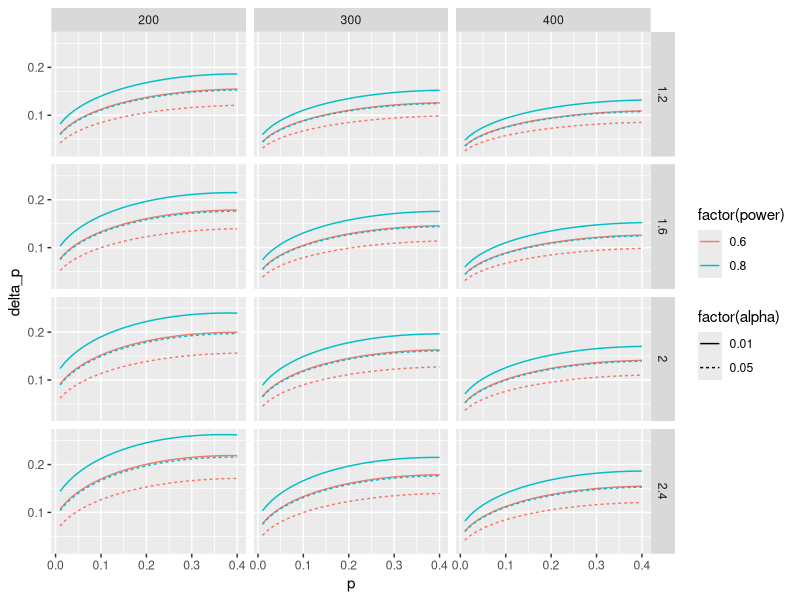

Recreate this plot in R.
#compute the power for a clustered design
powa <- function(n, n2=n, p=0.45, delta_p, deff=2, alpha=0.05) {
  p2 <- p + delta_p
  q1 <- 1 - p
  q2 <- 1 - p2
  pm <- (n * p + n2 * p2)/(n + n2)
  z <- qnorm(1 - alpha/2)
  ds <- z * sqrt(deff*(1/n + 1/n2) * pm * (1 - pm))
  ex <- abs(delta_p)
  sd <- sqrt(deff*(p * q1/n + p2 * q2/n2))
  1 - pnorm((ds - ex)/sd) + pnorm((-ds - ex)/sd)
}

# this will be zero when the power given by the design matches the power we pass in
powa_match <- function(delta_p, power, n=300, p=0.45, deff=2, alpha=0.05) {
  powa(n=n, p=p, delta_p=delta_p, deff=deff, alpha=alpha) - power
}

# now find the delta_p that gives the required power.
# idea is we need to find the delta_p such that powa_match is zero. The `uniroot`\
# function in R does that (finds a 'root' of a function)
find_delta <- function(power, n=300, p=0.45, deff=2, alpha=0.05) {
  uniroot(powa_match, interval=c(1e-3, 0.5), n=n, p=p, power=power, deff=deff, alpha=alpha)$root
}

# e.g. what can we detect for a power of 80% in a design with n=300, p=0.3, deff=2?
find_delta(power=0.8, n=300, p=0.3, deff=1.5)
# seems we can detect a difference in prevalence of 0.156

# with this we can generate things really fast
pow_range <- expand.grid(n=seq(200,400,by=100), p=seq(0.01,0.4,by=0.01), power=c(0.6,0.8),
                         Deff=seq(1.2,2.4,by=0.4), alpha=c(0.01, 0.05))

# for each row, compute the power
for (i in 1:nrow(pow_range)) {
  p <- pow_range[i,]
  pow_range$delta_p[i] = find_delta(power=p$power, n=p$n, p=p$p, deff=p$Deff, alpha=p$alpha)
}

# and we can do a plot
library(ggplot2)
ggplot(pow_range, aes(x=p, y=delta_p, col=factor(power), lty=factor(alpha))) +
  geom_line() +
  facet_grid(Deff~n)
